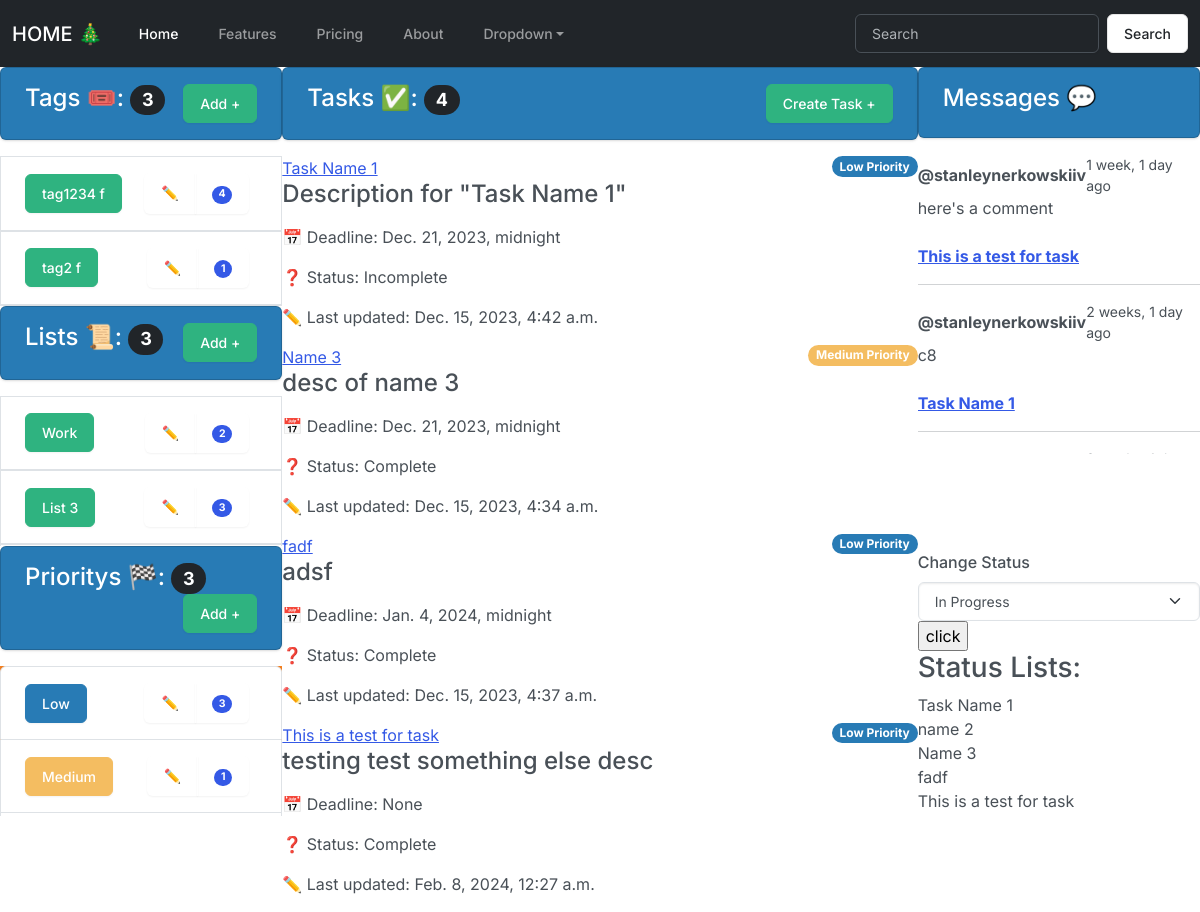
The page /?q=tag1234 on the database its author committed.
### base/models.py (models this page shows, shortened)
class Tag(models.Model):
    tag = models.CharField(max_length=70)

class List(models.Model): # what list the topics will be in, basically groups
    name = models.CharField(max_length=70)

class Priority(models.Model): #
    priority = models.CharField(max_length=70)
    tag_color_type = models.CharField(max_length=70, null=True)
    def __str__(self):
        return self.priority

class Task(models.Model): #consider adding feature later where you can add sub tasks to tasks
    user = models.ForeignKey(User, on_delete=models.SET_NULL, null=True)
    tag = models.ForeignKey(Tag, on_delete=models.SET_NULL, null=True)
    list = models.ForeignKey(List, on_delete=models.SET_NULL, null=True)
    priority = models.ForeignKey(Priority, on_delete=models.SET_NULL, null=True)
    status = models.ForeignKey(Status, on_delete=models.SET_NULL, null=True)
    name = models.CharField(max_length=250)
    description = models.TextField(null=True, blank=True) #null is allowed otherwords this can be blank
    update = models.DateTimeField(auto_now=True) # This will take time stamps automatically
    created = models.DateTimeField(auto_now_add=True) # auto_now_add this will be the initial time stamp. so maybe when a room was created
    completed = models.DateTimeField(null=True, blank=True)
    deadline = models.DateTimeField(null=True, blank=True)
    def __str__(self):
        return self.name

class Status(models.Model): #
    status = models.CharField(max_length=70)
    def __str__(self):
        return self.status

class UpdateMessage(models.Model): # will allow user to make comments and updates on their Task
    user = models.ForeignKey(User, on_delete=models.CASCADE)
    task = models.ForeignKey(Task, on_delete=models.CASCADE) # on_delete=models.CASCADE when a room is deleted all the messages (children) will be deleted
    body = models.TextField()
    update = models.DateTimeField(auto_now=True) # This will take time stamps automaticallyt
    created = models.DateTimeField(auto_now_add=True) # auto_now_add this will be the initial time stamp. so maybe when a room was created
    class Meta:
        ordering = ['-update', '-created']

### base/views.py (the view)
# urls.py: 2. Add a URL to urlpatterns:  path('', views.home, name='home')
def home(request):
    q = request.GET.get('q') if request.GET.get('q') != None else '' # empty string is home page so if there's no slug the default will be
    q_task = request.GET.get('q_task') if request.GET.get('q_task') != None else ''
    tasks = Task.objects.filter(
        Q(tag__tag__icontains = q) | # |   the | means OR
        Q(list__name__icontains = q) |
        Q(priority__priority__icontains = q) |
        Q(status__status__icontains = q) |
        Q(name__icontains = q)
        )
    task_messages = UpdateMessage.objects.filter(
        Q(task__tag__tag__icontains = q) | # |   the | means OR
        Q(task__list__name__icontains = q) |
        Q(task__priority__priority__icontains = q) |
        Q(task__status__status__icontains = q)
        )
    priority_completed = Task.objects.filter(
        Q(status__status__icontains = q_task)
        )
    tags = Tag.objects.all()
    lists = List.objects.all()
    prioritys = Priority.objects.all()
    statuss = Status.objects.all()
    tags_count = tags.count()
    lists_count = lists.count()
    prioritiy_count = prioritys.count()
    tasks_count = tasks.count()
    context = {'tasks':tasks, 'tags':tags, 'lists':lists,
               'prioritys':prioritys, 'task_messages':task_messages,
                'statuss':statuss, 'priority_completed':priority_completed,
                'tags_count':tags_count, 'lists_count':lists_count,
                'prioritiy_count':prioritiy_count, 'tasks_count':tasks_count } # 'tasks_completed':tasks_completed,
    return render(request, 'base/home.html', context)

### base/templates/base/home.html (shortened to what this page needs)
{% extends 'main.html' %}
{% block content %}
<div class="home-container">
    <div>
        {% include 'base/manager.html' %}
    </div>
    <div>
        {% include 'base/tasks_feed.html' %}
    </div>
    <div>
        {% include 'base/activity_feed.html' %}
    </div>
</div>
{% endblock content %}

### base/templates/base/manager.html (shortened to what this page needs)
{% block content %}
<div>
  <div class="card text-white bg-info mb-3" >
    <div class="card-body">
      <h4 class="card-title">Tags 🎟️:
        <span class="badge bg-dark rounded-pill">{{tags_count}}</span>
        <a href="{% url 'create-tag' %}" class="btn btn-success float-end" type="submit">Add +</a>
      </h4>
    </div>
  </div>
  <div class="content">
    <ul class="list-group">
      {% for tag in tags %}
      <div>
        <li class="list-group-item d-flex justify-content-between align-items-center">
          <a href="{% url 'home' %}?q={{tag.tag}}" class="btn btn-success" type="submit">{{tag.tag}} f</a>
          <div class="btn-toolbar" role="toolbar" aria-label="Toolbar with button groups">
            <div class="btn-group me-2" role="group" >
              <a href="{% url 'update-tag' tag.id%}"  type="button" class="btn"  >✏️</a>
              <a type="button" class="btn">
                <span class="badge bg-primary rounded-pill">
                  {{tag.task_set.all.count}}
                </span>
              </a>
            </div>
          </div>
        </li>
    </div>
    {% endfor %}
    </ul>
  </div>
</div>
<div>
  <div class="card text-white bg-info mb-3" >
    <div class="card-body">
      <h4 class="card-title">Lists 📜:
        <span class="badge bg-dark rounded-pill">{{lists_count}}</span>
        <a href="{% url 'create-list' %}" class="btn btn-success float-end" type="submit">Add +</a>
      </h4>
    </div>
  </div>
  <div class="content">
    <ul class="list-group">
      {% for list in lists %}
      <div>
        <li class="list-group-item d-flex justify-content-between align-items-center">
          <a href="{% url 'home' %}?q={{list.name}}" class="btn btn-success" type="submit">{{list.name}} </a>
          <div class="btn-toolbar" role="toolbar" aria-label="Toolbar with button groups">
            <div class="btn-group me-2" role="group" >
              <a href="{% url 'update-list' list.id%}"  type="button" class="btn"  >✏️</a>
              <a type="button" class="btn">
                <span class="badge bg-primary rounded-pill">
                  {{list.task_set.all.count}}
                </span>
              </a>
            </div>
          </div>
        </li>
    </div>
    {% endfor %}
    </ul>
  </div>
</div>
<div>
    <div class="card text-white bg-info mb-3" >
      <div class="card-body">
        <h4 class="card-title">Prioritys 🏁:
          <span class="badge bg-dark rounded-pill">{{prioritiy_count}}</span>
          <a href="{% url 'create-priority' %}" class="btn btn-success float-end" type="submit">Add +</a>
        </h4>
      </div>
    </div>
  <div class="content">
    <ul class="list-group">
      {% for priority in prioritys %}
        {% if "primary" in priority.tag_color_type %}
        <li class="list-group-item d-flex justify-content-between align-items-center">
          <a href="{% url 'home' %}?q={{priority.priority}}" class="btn btn-primary" type="submit">{{priority.priority}}</a>
          <div class="btn-toolbar" role="toolbar" aria-label="Toolbar with button groups">
            <div class="btn-group me-2" role="group" >
              <a href="{% url 'update-priority' priority.id%}"  type="button" class="btn"  >✏️</a>
              <a type="button" class="btn">
                <span class="badge bg-primary rounded-pill">
                  {{priority.task_set.all.count}}
                </span>
              </a>
            </div>
          </div>
        </li>
      {% elif "danger" in priority.tag_color_type %}
      <li class="list-group-item d-flex justify-content-between align-items-center">
      </li>
      {% elif "warning" in priority.tag_color_type %}
      <li class="list-group-item d-flex justify-content-between align-items-center">
        <a href="{% url 'home' %}?q={{priority.priority}}" class="btn btn-warning" type="submit">{{priority.priority}}</a>
        <div class="btn-toolbar" role="toolbar" aria-label="Toolbar with button groups">
          <div class="btn-group me-2" role="group" >
            <a href="{% url 'update-priority' priority.id%}"  type="button" class="btn"  >✏️</a>
            <a type="button" class="btn">
              <span class="badge bg-primary rounded-pill">
                {{priority.task_set.all.count}}
              </span>
            </a>
          </div>
        </div>
      </li>
      {% elif "info" in priority.tag_color_type %}
      <li class="list-group-item d-flex justify-content-between align-items-center">
        <a href="{% url 'home' %}?q={{priority.priority}}" class="btn btn-info" type="submit">{{priority.priority}}</a>
        <div class="btn-toolbar" role="toolbar" aria-label="Toolbar with button groups">
          <div class="btn-group me-2" role="group" >
            <a href="{% url 'update-priority' priority.id%}"  type="button" class="btn"  >✏️</a>
            <a type="button" class="btn">
              <span class="badge bg-primary rounded-pill">
                {{priority.task_set.all.count}}
              </span>
            </a>
          </div>
        </div>
      </li>
      {% endif %}
      {% endfor %}
    </ul>
  </div>
</div>
{% endblock content %}

### base/templates/base/tasks_feed.html (shortened to what this page needs)
{% block content %}
<div class="card text-white bg-info mb-3" >
  <div class="card-body">
    <h4 class="card-title">Tasks ✅:
      <span class="badge bg-dark rounded-pill">{{tasks_count}}</span>
      <a href="{% url 'create-task' %}" class="btn btn-success float-end" type="submit">Create Task +</a>
    </h4>
  </div>
</div>
<div class="content_tasks" class="card border-secondary mb-3" >
    {% for task in tasks %}
    <div class="card-header"><a href="{% url 'task' task.id %}">{{task.name}} </a>
        {% if "primary" in task.priority.tag_color_type %}
          <span class="badge rounded-pill bg-primary float-end">{{task.priority}} Priority</span>
        {% elif "secondary" in task.priority.tag_color_type %}
          <span class="badge rounded-pill bg-secondary float-end">{{task.priority}} Priority</span>
        {% elif "success" in task.priority.tag_color_type %}
          <span class="badge rounded-pill bg-success float-end">{{task.priority}} Priority</span>
        {% elif "danger" in task.priority.tag_color_type %}
          <span class="badge rounded-pill bg-danger float-end">{{task.priority}} Priority</span>
        {% elif "warning" in task.priority.tag_color_type %}
          <span class="badge rounded-pill bg-warning float-end">{{task.priority}} Priority</span>
        {% elif "info" in task.priority.tag_color_type %}
          <span class="badge rounded-pill bg-info float-end">{{task.priority}} Priority</span>
        {% elif "light" in task.priority.tag_color_type %}
          <span class="badge rounded-pill bg-light float-end">{{task.priority}} Priority</span>
        {% elif "bg-dark" in task.priority.tag_color_type %}
          <span class="badge rounded-pill bg-dark float-end">{{task.priority}} Priority</span>
        {% endif %}
    </div>
    <div class="card-body">
        <h4 class="card-title">{{task.description}} </h4>
        <p class="card-text">
            <div>
                <p> 📅 Deadline: {{task.deadline}}</p>
                <p> ❓  Status: {{task.status}}</p>
                <p> ✏️ Last updated: {{task.update}} </p>
            </div>
        </p>
    </div>
    {% endfor %}
</div>
{% endblock content %}

### base/templates/base/activity_feed.html (shortened to what this page needs)
{% block content %}
<div class="card text-white bg-info mb-3" >
    <div class="card-body">
      <h4 class="card-title">Messages 💬
      </h4>
    </div>
  </div>
<div class ="content_messages" class="toast show" role="alert" aria-live="assertive" aria-atomic="true">
    {% for message in task_messages %}
        <div class="toast-header">
            <strong class="me-auto">
                @{{message.user}}
            </strong>
            <small>
                {{message.created|timesince}} ago
            </small>
        </div>
        <div class="toast-body">
            {{message.body}}
            <br>
            <br>
        <strong>
            <a href="{% url 'task' message.task.id %}">{{message.task}} </a>
        </strong>
        </div>
        <hr>
    {% endfor %}
</div>
<br>
<br>
<br>
<div class="activityfeed-completed-tasks">
    <div class="form-group" >
        <div>
          <label for="exampleSelect1" class="form-label mt-4">Change Status</label>
            <form action="{% url 'home' %}?q={{status.status}}">
                <select name="q" class="form-select" id="exampleSelect1">
                    {% for status in statuss %}
                        <option selected="selected" >
                            <a> {{status.status}}</a>
                        <option>
                    {% endfor %}
                </select>
                <input type="submit" value="click">
            </form>
        </div>
    </div>
    <h3>
        Status Lists:
    </h3>
    <div>
        {% for priority_complete in priority_completed %}
            {{priority_complete.name}}
            <br>
        {% endfor %}
    </div>
</div>
{% endblock content %}

### base/templates/base/home.html (style rules this page uses)
.home-container { display: grid; grid-template-columns: 4fr 9fr 4fr; }

### base/templates/base/tasks_feed.html (style rules this page uses)
.content_tasks { overflow-y: scroll; max-height: 800px; }

### base/templates/base/activity_feed.html (style rules this page uses)
.content_messages { overflow-y: scroll; max-height: 300px; }

### rows shown on the page
Tag: tag "tag1234", task_set.all.count "4"
Tag: tag "tag2", task_set.all.count "1"
List: name "Work", task_set.all.count "2"
List: name "List 3", task_set.all.count "3"
Priority: priority "Low", task_set.all.count "3"
Priority: priority "Medium", task_set.all.count "1"
Task: name "Task Name 1", priority "Low", description "Description for \"Task Name 1\"", deadline "Dec. 21, 2023, midnight", status "Incomplete", update "Dec. 15, 2023, 4:42 a.m."
Task: name "Name 3", priority "Medium", description "desc of name 3", deadline "Dec. 21, 2023, midnight", status "Complete", update "Dec. 15, 2023, 4:34 a.m."
Task: name "fadf", priority "Low", description "adsf", deadline "Jan. 4, 2024, midnight", status "Complete", update "Dec. 15, 2023, 4:37 a.m."
Task: name "This is a test for task", priority "Low", description "testing test something else desc", deadline "None", status "Complete", update "Feb. 8, 2024, 12:27 a.m."
UpdateMessage: user "stanleynerkowskiiv", created "1 week, 1 day", body "here's a comment", task "This is a test for task"
UpdateMessage: user "stanleynerkowskiiv", created "2 weeks, 1 day", body "c8", task "Task Name 1"
Task: name "name 2"

### other values the page prints
{{ tags_count }} "3"
{{ lists_count }} "3"
{{ prioritiy_count }} "3"
{{ tasks_count }} "4"
